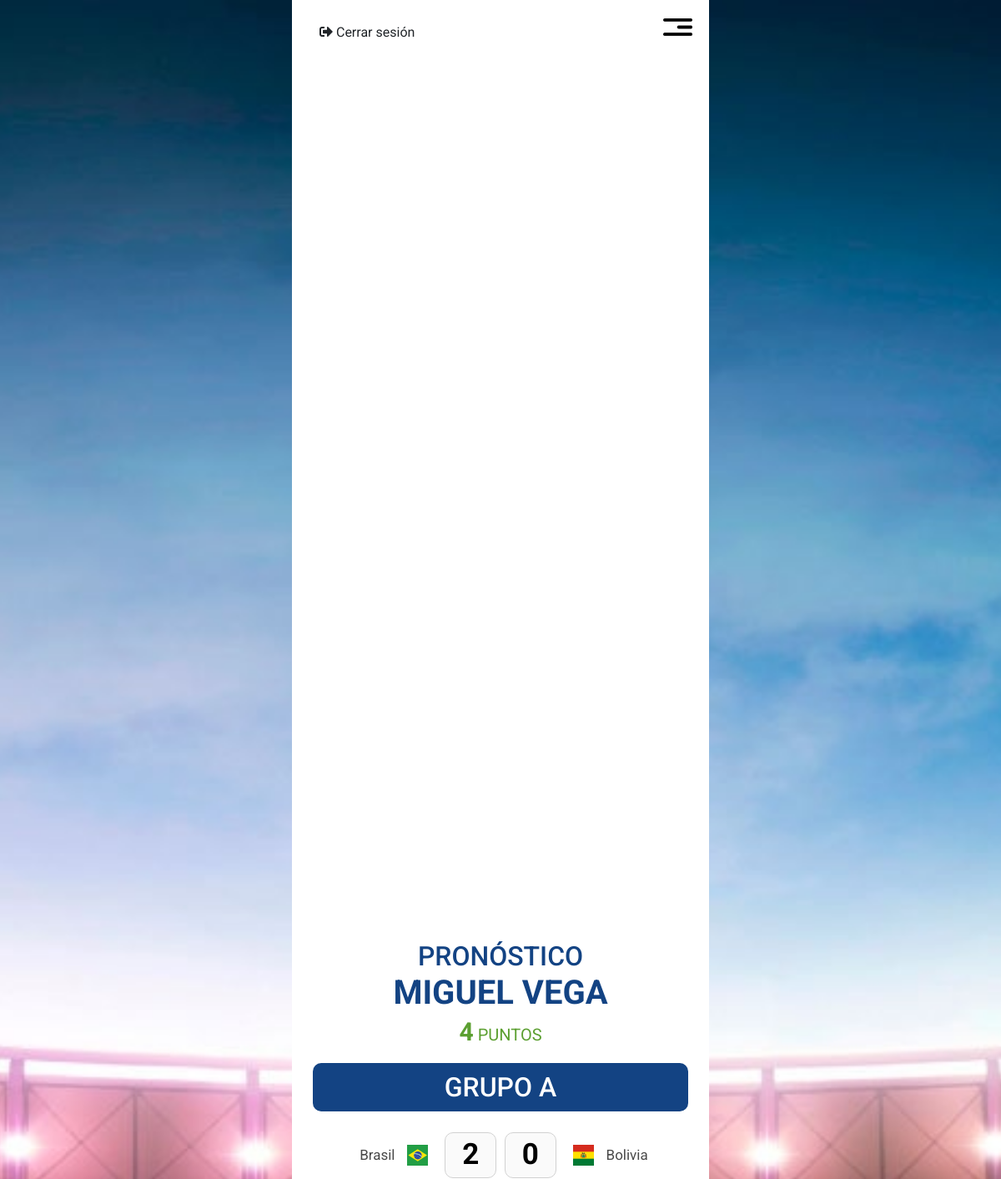
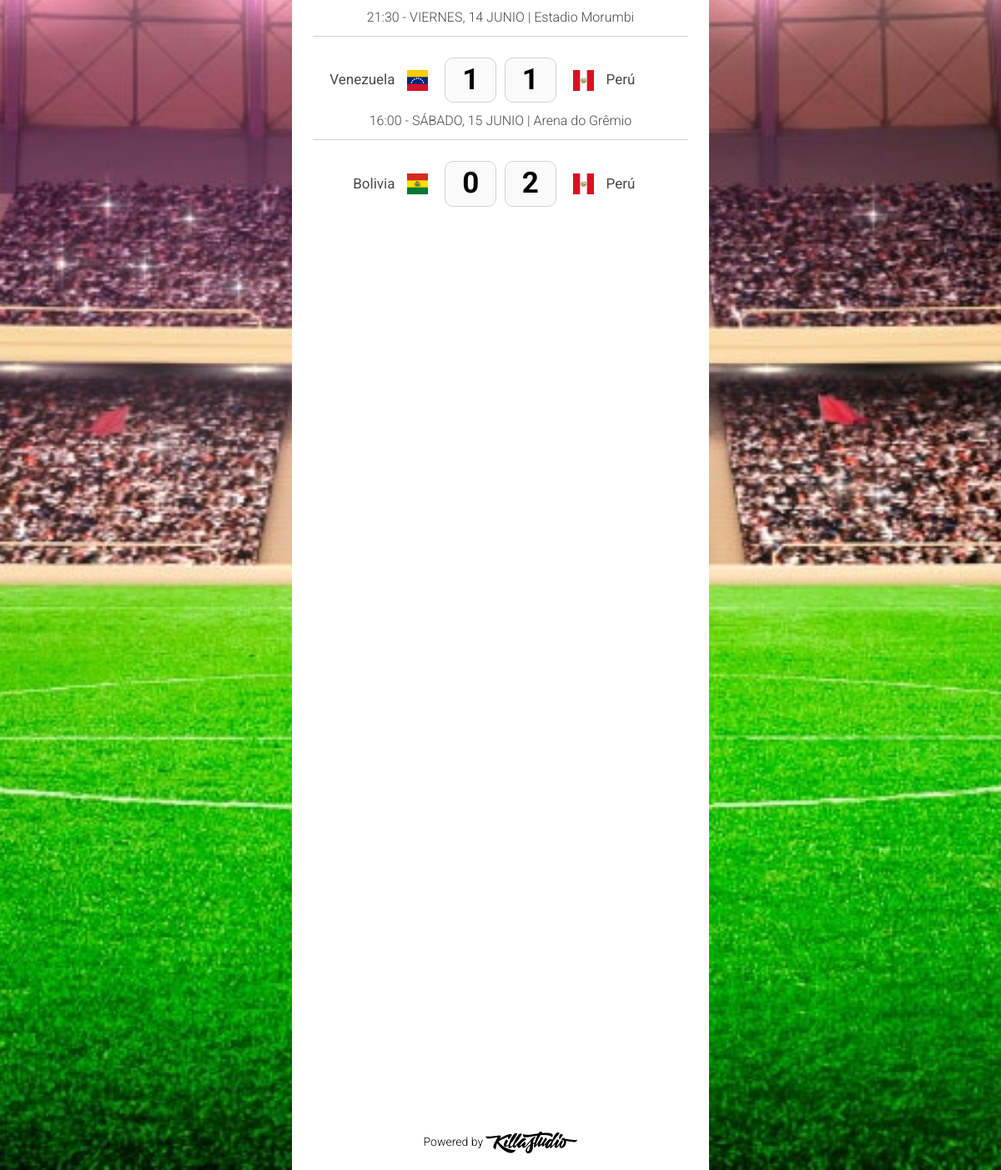
The page /pronosticos.php (signed in) on the database its author committed (2 pictures, top to bottom).
### tables this page shows
CREATE TABLE `users` (
  `id` int(11) NOT NULL AUTO_INCREMENT,
  `fullname` varchar(45) NOT NULL,
  `username` varchar(45) NOT NULL,
  `password` varchar(45) NOT NULL,
  `type_user` varchar(45) NOT NULL DEFAULT '1',
  `score_total` int(11) NOT NULL DEFAULT '0',
  PRIMARY KEY (`id`)
);

CREATE TABLE `fixtures` (
  `id` int(11) NOT NULL AUTO_INCREMENT,
  `team_a` int(11) NOT NULL,
  `team_b` int(11) NOT NULL,
  `goal_a` varchar(5) NOT NULL DEFAULT '-',
  `goal_b` varchar(5) NOT NULL DEFAULT '-',
  `group_fixture` varchar(15) NOT NULL DEFAULT 'A',
  `city` varchar(45) NOT NULL,
  `stadium` varchar(45) NOT NULL,
  `date` varchar(45) NOT NULL,
  PRIMARY KEY (`id`),
  KEY `FK_FIXTURE_TEAM_B_idx` (`team_b`),
  KEY `FK_FIXTURE_TEAM_A_idx` (`team_a`) USING BTREE,
  CONSTRAINT `FK_FIXTURE_TEAM_A` FOREIGN KEY (`team_a`) REFERENCES `teams` (`id`) ON DELETE NO ACTION ON UPDATE NO ACTION,
  CONSTRAINT `FK_FIXTURE_TEAM_B` FOREIGN KEY (`team_b`) REFERENCES `teams` (`id`) ON DELETE NO ACTION ON UPDATE NO ACTION
);

CREATE TABLE `teams` (
  `id` int(11) NOT NULL AUTO_INCREMENT,
  `name` varchar(45) NOT NULL,
  PRIMARY KEY (`id`)
);

CREATE TABLE `user_goals_scored` (
  `id` int(11) NOT NULL AUTO_INCREMENT,
  `user` int(11) NOT NULL,
  `fixture` int(11) NOT NULL,
  `team_a` varchar(11) NOT NULL DEFAULT '-',
  `team_b` varchar(11) NOT NULL DEFAULT '-',
  PRIMARY KEY (`id`),
  KEY `FK_SCORE_FIXTURE_idx` (`fixture`),
  KEY `FK_GOALS_USER_idx` (`user`),
  CONSTRAINT `FK_GOALSUSERSCORE_FIXTURE` FOREIGN KEY (`fixture`) REFERENCES `fixtures` (`id`) ON DELETE NO ACTION ON UPDATE NO ACTION,
  CONSTRAINT `FK_GOALS_USER` FOREIGN KEY (`user`) REFERENCES `users` (`id`) ON DELETE NO ACTION ON UPDATE NO ACTION
);

### api/config/functions.php (called while the page is built, shortened)
<?php
require_once 'database.php';
function getName($id){
	global $conexion;
	$sql = "SELECT fullname FROM users WHERE id='$id'";
	$result = $conexion->query($sql);
	$row = $result->fetch_assoc();
	return $row['fullname'];
}
function getPuntaje($id){
	global $conexion;
	$sql = "SELECT SUM(total_score) AS TotalScore FROM score WHERE user='$id'";
	$result = $conexion->query($sql);
	$row = $result->fetch_assoc();
	return $row['TotalScore'];
}
function getUserScore($usuario, $fixture){
	global $conexion;
	$sql = "SELECT * FROM user_goals_scored WHERE user='$usuario' AND fixture='$fixture'";
	$result = $conexion->query($sql);
	$row = $result->fetch_assoc();
	return $row;
}
?>

### pronosticos.php (the view, shortened to what this page needs)
<?php
include_once('api/config/database.php');
include_once('api/config/functions.php');
$nombres = getName($_SESSION['user_session']);
$puntaje = getPuntaje($_SESSION['user_session']);
$sql_partidos_a = "SELECT f.id as id_fixture, f.team_a, t1.name AS teamA, f.team_b, t2.name AS teamB, f.goal_a AS goal_a, f.goal_b AS goal_b,f.stadium as stadium, f.date AS date FROM fixtures AS f JOIN teams AS t1 ON f.team_a=t1.id JOIN teams AS t2 ON f.team_b=t2.id WHERE f.group_fixture='A' ORDER BY f.id ASC";
$result_a = $conexion->query($sql_partidos_a);
?>
<!DOCTYPE html>
<html lang="es">
<head>
  <link rel="stylesheet" href="https://stackpath.bootstrapcdn.com/bootstrap/4.3.1/css/bootstrap.min.css">
  <link rel="stylesheet" href="https://cdnjs.cloudflare.com/ajax/libs/font-awesome/5.8.2/css/all.min.css">
  <link rel="stylesheet" href="assets/css/app.min.css">
</head>
<body>
  <main class="root-app">
    <div class="logout-action">
      <div><a href="logout.php" class="btn btn-default"><i class="fas fa-sign-out-alt"></i> Cerrar sesión</a></div>
    </div>
    <nav class="nav-app">
      <div><button onclick="menu()" class="btn_menu"><img src="assets/images/icons/icon-menu.png" alt=""></button></div>
    </nav>
    <section id="pronosticosScreen" class="pronosticos-screen">
      <div class="container-pronostico">
        <div class="title-container">
          <h2>Pronóstico</h2>
          <h1><?php echo $nombres; ?></h1>
          <div class="puntaje-container">
            <p><span><?php echo $puntaje; ?></span> puntos</p>
          </div>
        </div>
        <div class="fixture-user-group">
          <form id="frmPronostico" name="frmPronostico" method="POST">
          <div class="title-group">
            <h2>Grupo A</h2>
          </div>
          <?php
          while($row = $result_a->fetch_assoc())
          {
            $goles = getUserScore($_SESSION['user_session'], $row['id_fixture']);
          ?>
          <div class="item-marcador">
            <div class="marcador">
              <div>
                <div class="item-pais"><?php echo $row['teamA']; ?> <span><img src="<?php echo 'assets/images/flags/' . $row['team_a'] . '.svg'; ?>" alt=""></span></div>
                <input type="text" class="goles" id="score_<?php echo $row['id_fixture']; ?>_a" name="score_<?php echo $row['id_fixture']; ?>_a" pattern="\d*" maxlength="2" value="<?php echo $goles['team_a']; ?>" disabled />
              </div>
              <div>
                <input type="text" class="goles" id="score_<?php echo $row['id_fixture']; ?>_b" name="score_<?php echo $row['id_fixture']; ?>_b" pattern="\d*" maxlength="2" value="<?php echo $goles['team_b']; ?>" disabled />
                <div class="item-pais"><span><img src="<?php echo 'assets/images/flags/' . $row['team_b'] . '.svg'; ?>" alt=""></span> <?php echo $row['teamB']; ?></div>
              </div>
            </div>
            <div class="info-partido">
              <p><span><?php echo $row['date']; ?></span> | <span><?php echo $row['stadium']; ?></span></p>
            </div>
          </div>
          <?php
          }
          ?>
          </form>
        </div>
      </div>
    </section>
    <div class="copyright">
      <p>Powered by <span><a href=""><img src="assets/images/logo-killastudio.svg" alt=""></a></span></p>
    </div>
  </main>
</body>
</html>

### rows shown on the page
users: fullname "MIGUEL VEGA"
fixtures: team_a.name "Brasil", shows a picture, score_1_a "2", score_1_b "0", team_b.name "Bolivia", date "21:30 - VIERNES, 14 JUNIO", stadium "Estadio Morumbi"
fixtures: team_a.name "Venezuela", shows a picture, score_2_a "1", score_2_b "1", team_b.name "Perú", date "16:00 - SÁBADO, 15 JUNIO", stadium "Arena do Grêmio"
fixtures: team_a.name "Bolivia", shows a picture, score_7_a "0", score_7_b "2", team_b.name "Perú"

### other values the page prints
$puntaje "4"
